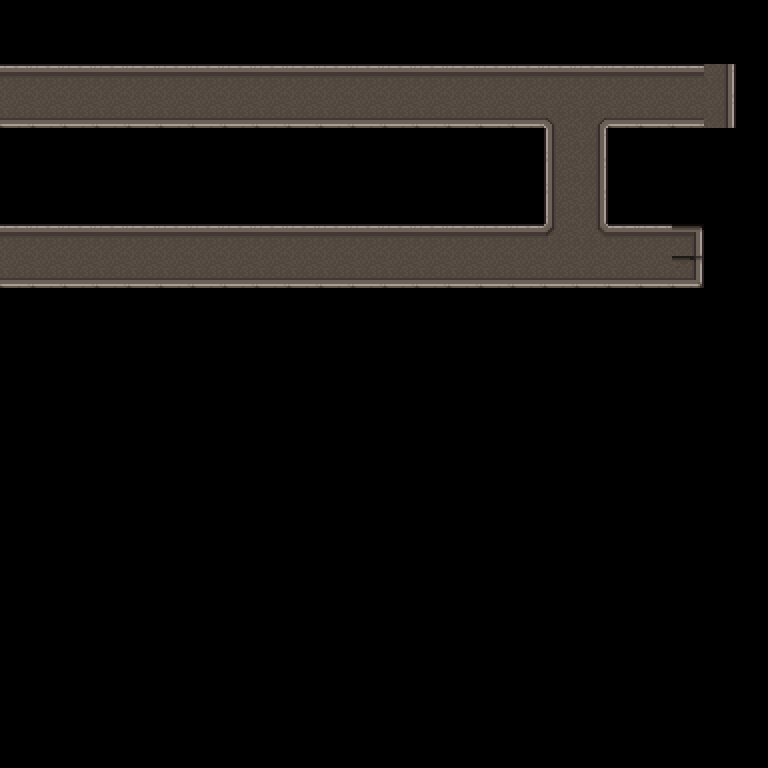

The image is a tile-based game level rendered from a .tmx file. Its description and complete source (layers, tilesets, objects, tile grids) follow:
An orthogonal 24x24 tile map with 32x32 px tiles, 1 tile layer (Tile Layer 1), 2 tilesets and 3 objects.

<map version="1.2" tiledversion="1.3.5" orientation="orthogonal" renderorder="right-down" width="24" height="24" tilewidth="32" tileheight="32" infinite="0" nextlayerid="3" nextobjectid="5">
 <tileset firstgid="1" name="HC_Sewer&amp;FactoryA4" tilewidth="32" tileheight="32" tilecount="240" columns="16">
  <image source="sprites/HorrorCity_SewerTileset/HC_Sewer&amp;FactoryA4.png" width="512" height="480" />
 </tileset>
 <tileset firstgid="241" name="HC_SewerA5" tilewidth="32" tileheight="32" tilecount="128" columns="8">
  <image source="sprites/HorrorCity_SewerTileset/HC_SewerA5.png" width="256" height="512" />
 </tileset>
 <layer id="1" name="Tile Layer 1" width="24" height="24">
  <data encoding="csv">
0,0,0,0,0,0,0,0,0,0,0,0,0,0,0,0,0,0,0,0,0,0,0,0,
0,0,0,0,0,0,0,0,0,0,0,0,0,0,0,0,0,0,0,0,0,0,0,0,
290,290,290,290,290,290,290,290,290,290,290,290,290,290,290,290,290,290,290,290,290,290,281,0,
274,274,274,274,274,274,274,274,274,274,274,274,274,274,274,274,274,275,273,274,274,274,281,0,
0,0,0,0,0,0,0,0,0,0,0,0,0,0,0,0,0,283,281,0,0,0,0,0,
0,0,0,0,0,0,0,0,0,0,0,0,0,0,0,0,0,283,281,0,0,0,0,0,
0,0,0,0,0,0,0,0,0,0,0,0,0,0,0,0,0,283,281,0,0,0,0,0,
290,290,290,290,290,290,290,290,290,290,290,290,290,290,290,290,290,291,289,290,290,256,0,0,
274,274,274,274,274,274,274,274,274,274,274,274,274,274,274,274,274,274,274,274,274,264,0,0,
0,0,0,0,0,0,0,0,0,0,0,0,0,0,0,0,0,0,0,0,0,0,0,0,
0,0,0,0,0,0,0,0,0,0,0,0,0,0,0,0,0,0,0,0,0,0,0,0,
0,0,0,0,0,0,0,0,0,0,0,0,0,0,0,0,0,0,0,0,0,0,0,0,
0,0,0,0,0,0,0,0,0,0,0,0,0,0,0,0,0,0,0,0,0,0,0,0,
0,0,0,0,0,0,0,0,0,0,0,0,0,0,0,0,0,0,0,0,0,0,0,0,
0,0,0,0,0,0,0,0,0,0,0,0,0,0,0,0,0,0,0,0,0,0,0,0,
0,0,0,0,0,0,0,0,0,0,0,0,0,0,0,0,0,0,0,0,0,0,0,0,
0,0,0,0,0,0,0,0,0,0,0,0,0,0,0,0,0,0,0,0,0,0,0,0,
0,0,0,0,0,0,0,0,0,0,0,0,0,0,0,0,0,0,0,0,0,0,0,0,
0,0,0,0,0,0,0,0,0,0,0,0,0,0,0,0,0,0,0,0,0,0,0,0,
0,0,0,0,0,0,0,0,0,0,0,0,0,0,0,0,0,0,0,0,0,0,0,0,
0,0,0,0,0,0,0,0,0,0,0,0,0,0,0,0,0,0,0,0,0,0,0,0,
0,0,0,0,0,0,0,0,0,0,0,0,0,0,0,0,0,0,0,0,0,0,0,0,
0,0,0,0,0,0,0,0,0,0,0,0,0,0,0,0,0,0,0,0,0,0,0,0,
0,0,0,0,0,0,0,0,0,0,0,0,0,0,0,0,0,0,0,0,0,0,0,0
</data>
 </layer>
 <objectgroup id="2" name="Path">
  <object id="1" x="20" y="78" width="694" height="30" />
  <object id="2" x="566" y="98" width="26" height="167" />
  <object id="3" x="11" y="233" width="678" height="46" />
 </objectgroup>
</map>
